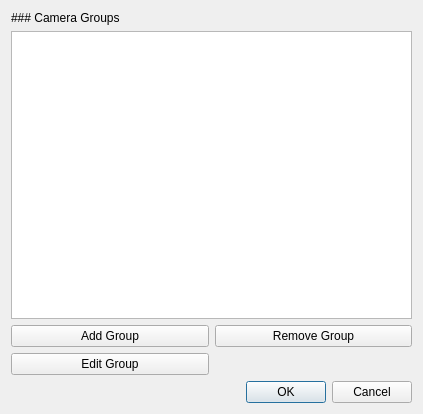
<?xml version="1.0" encoding="UTF-8"?>
<ui version="4.0">
 <class>CameraGroupListDialog</class>
 <widget class="QDialog" name="CameraGroupListDialog">
  <property name="geometry">
   <rect>
    <x>0</x>
    <y>0</y>
    <width>423</width>
    <height>414</height>
   </rect>
  </property>
  <property name="windowTitle">
   <string>Dialog</string>
  </property>
  <layout class="QVBoxLayout" name="verticalLayout">
   <item>
    <widget class="QLabel" name="label">
     <property name="text">
      <string>### Camera Groups</string>
     </property>
     <property name="textFormat">
      <enum>Qt::MarkdownText</enum>
     </property>
    </widget>
   </item>
   <item>
    <widget class="QListView" name="lst_groups">
     <property name="editTriggers">
      <set>QAbstractItemView::NoEditTriggers</set>
     </property>
     <property name="defaultDropAction">
      <enum>Qt::CopyAction</enum>
     </property>
     <property name="selectionBehavior">
      <enum>QAbstractItemView::SelectRows</enum>
     </property>
    </widget>
   </item>
   <item>
    <widget class="QFrame" name="frm_camera_list_buttons">
     <property name="sizePolicy">
      <sizepolicy hsizetype="Preferred" vsizetype="Maximum">
       <horstretch>0</horstretch>
       <verstretch>0</verstretch>
      </sizepolicy>
     </property>
     <property name="frameShape">
      <enum>QFrame::NoFrame</enum>
     </property>
     <property name="frameShadow">
      <enum>QFrame::Raised</enum>
     </property>
     <layout class="QGridLayout" name="gridLayout">
      <property name="leftMargin">
       <number>0</number>
      </property>
      <property name="topMargin">
       <number>0</number>
      </property>
      <property name="rightMargin">
       <number>0</number>
      </property>
      <property name="bottomMargin">
       <number>0</number>
      </property>
      <item row="0" column="2">
       <widget class="QPushButton" name="btn_remove">
        <property name="text">
         <string>Remove Group</string>
        </property>
       </widget>
      </item>
      <item row="0" column="0">
       <widget class="QPushButton" name="btn_add">
        <property name="text">
         <string>Add Group</string>
        </property>
       </widget>
      </item>
      <item row="1" column="0">
       <widget class="QPushButton" name="btn_edit">
        <property name="text">
         <string>Edit Group</string>
        </property>
       </widget>
      </item>
     </layout>
    </widget>
   </item>
   <item>
    <widget class="QDialogButtonBox" name="buttonBox">
     <property name="orientation">
      <enum>Qt::Horizontal</enum>
     </property>
     <property name="standardButtons">
      <set>QDialogButtonBox::Cancel|QDialogButtonBox::Ok</set>
     </property>
    </widget>
   </item>
  </layout>
 </widget>
 <resources/>
 <connections>
  <connection>
   <sender>buttonBox</sender>
   <signal>accepted()</signal>
   <receiver>CameraGroupListDialog</receiver>
   <slot>accept()</slot>
   <hints>
    <hint type="sourcelabel">
     <x>248</x>
     <y>254</y>
    </hint>
    <hint type="destinationlabel">
     <x>157</x>
     <y>274</y>
    </hint>
   </hints>
  </connection>
  <connection>
   <sender>buttonBox</sender>
   <signal>rejected()</signal>
   <receiver>CameraGroupListDialog</receiver>
   <slot>reject()</slot>
   <hints>
    <hint type="sourcelabel">
     <x>316</x>
     <y>260</y>
    </hint>
    <hint type="destinationlabel">
     <x>286</x>
     <y>274</y>
    </hint>
   </hints>
  </connection>
 </connections>
</ui>
